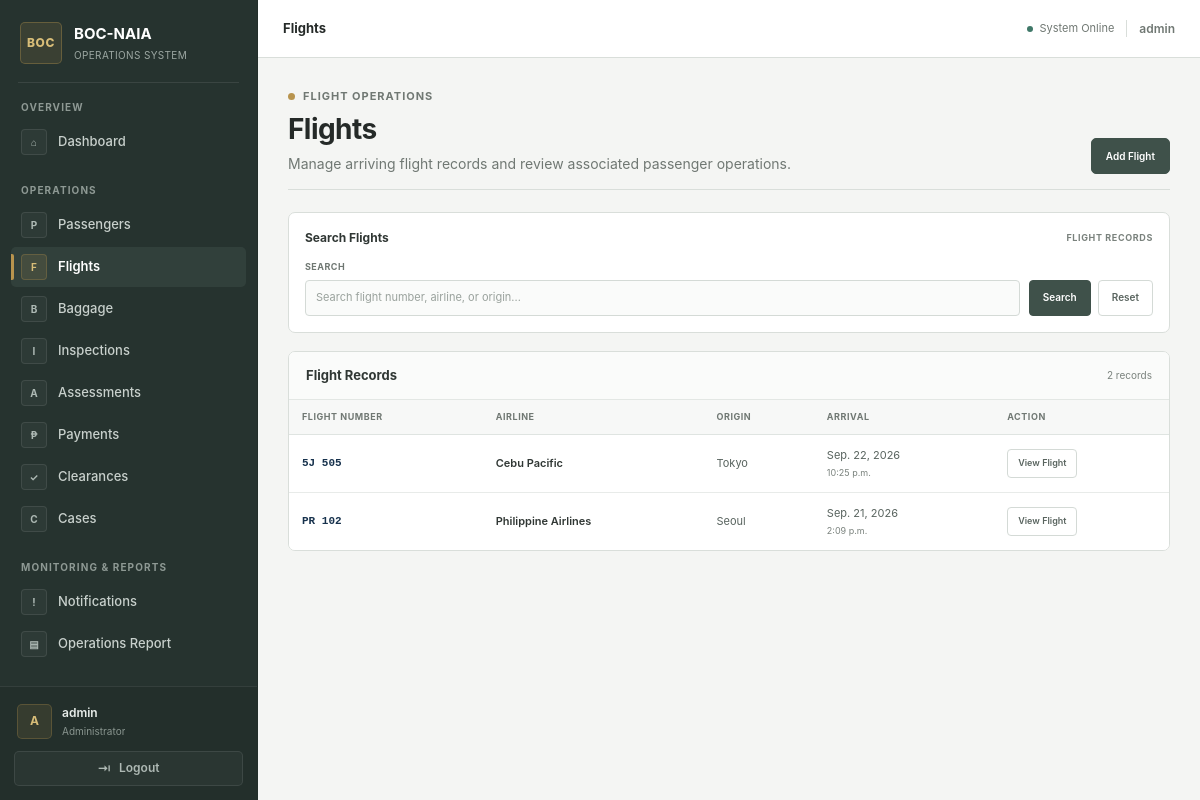
The page /passengers/flights/ (signed in) on the database its author committed.
### passengers/models.py (models this page shows, shortened)
class Flight(models.Model):
    flight_number = models.CharField(max_length=20)
    airline = models.CharField(max_length=100)
    origin = models.CharField(max_length=100)
    arrival_datetime = models.DateTimeField()
    created_at = models.DateTimeField(auto_now_add=True)

### passengers/views.py (the view)
# urls.py: path("flights/", views.flight_list, name="flight_list"),
@login_required
@permission_required(
    "passengers.view_flight",
    raise_exception=True,
)
def flight_list(request):
    flights = Flight.objects.all().order_by("-arrival_datetime")
    paginator = Paginator(flights, 20)
    page_number = request.GET.get("page")
    flights = paginator.get_page(page_number)
    return render(
        request,
        "passengers/flight_list.html",
        {
            "flights": flights,
        },
    )

### passengers/templates/passengers/flight_list.html (shortened to what this page needs)
{% extends "base.html" %}
{% block nav_flights %}active{% endblock %}
{% block page_heading %}Flights{% endblock %}
{% block content %}
<div class="flight-page">
    <div class="page-header">
        <div>
            <div class="eyebrow">
                <span class="eyebrow-mark"></span>
                Flight Operations
            </div>
            <h1 class="page-title">
                Flights
            </h1>
            <p class="page-subtitle">
                Manage arriving flight records and review associated passenger operations.
            </p>
        </div>
        <div class="header-actions">
            <a
                href="{% url 'flight_create' %}"
                class="button button-primary"
            >
                Add Flight
            </a>
        </div>
    </div>
    <section class="filter-panel">
        <div class="filter-header">
            <h2 class="filter-title">
                Search Flights
            </h2>
            <span class="filter-label">
                Flight Records
            </span>
        </div>
        <form method="get" class="filter-form">
            <div class="filter-field">
                <label for="flight-search">
                    Search
                </label>
                <input
                    id="flight-search"
                    type="text"
                    name="q"
                    value="{{ search }}"
                    placeholder="Search flight number, airline, or origin..."
                >
            </div>
            <div class="filter-actions">
                <button
                    type="submit"
                    class="filter-button"
                >
                    Search
                </button>
                <a
                    href="{% url 'flight_list' %}"
                    class="reset-button"
                >
                    Reset
                </a>
            </div>
        </form>
    </section>
    <section class="table-panel">
        <div class="table-header">
            <h2 class="table-title">
                Flight Records
            </h2>
            {% if flights.paginator %}
                <span class="record-count">
                    {{ flights.paginator.count }}
                    record{{ flights.paginator.count|pluralize }}
                </span>
            {% endif %}
        </div>
        <div class="table-wrapper">
            <table class="flight-table">
                <thead>
                    <tr>
                        <th>Flight Number</th>
                        <th>Airline</th>
                        <th>Origin</th>
                        <th>Arrival</th>
                        <th>Action</th>
                    </tr>
                </thead>
                <tbody>
                    {% for flight in flights %}
                        <tr>
                            <td>
                                <span class="flight-number">
                                    {{ flight.flight_number }}
                                </span>
                            </td>
                            <td>
                                <span class="airline">
                                    {{ flight.airline }}
                                </span>
                            </td>
                            <td>
                                {{ flight.origin }}
                            </td>
                            <td>
                                <div class="arrival-date">
                                    {{ flight.arrival_datetime|date:"M. j, Y" }}
                                </div>
                                <div class="arrival-time">
                                    {{ flight.arrival_datetime|date:"g:i a" }}
                                </div>
                            </td>
                            <td>
                                <a
                                    href="{% url 'flight_detail' flight.id %}"
                                    class="view-button"
                                >
                                    View Flight
                                </a>
                            </td>
                        </tr>
                    {% endfor %}
                </tbody>
            </table>
        </div>
    </section>
</div>
{% endblock %}

### templates/base.html (shortened to what this page needs)
{% load static %}
<!DOCTYPE html>
<html lang="en">
<head>
    <link rel="stylesheet" href="{% static 'css/app.css' %}?v=20261002">
</head>
<body>
<div class="app-shell">
    <aside class="sidebar" id="sidebar">
        <div class="sidebar-brand">
            <div class="brand-mark">
                BOC
            </div>
            <div class="brand-text">
                <strong>BOC-NAIA</strong>
                <span>Operations System</span>
            </div>
        </div>
        <div class="sidebar-divider"></div>
        <nav class="sidebar-navigation">
            <div class="nav-section">
                <span class="nav-section-title">
                    Overview
                </span>
                <a
                    href="{% url 'dashboard' %}"
                    class="nav-link {% block nav_dashboard %}{% endblock %}"
                >
                    <span class="nav-icon">⌂</span>
                    <span class="nav-label">Dashboard</span>
                </a>
            </div>
            <div class="nav-section">
                <span class="nav-section-title">
                    Operations
                </span>
                {% if perms.passengers.view_passenger %}
                <a
                    href="{% url 'passenger_list' %}"
                    class="nav-link {% block nav_passengers %}{% endblock %}"
                >
                    <span class="nav-icon">P</span>
                    <span class="nav-label">Passengers</span>
                </a>
                {% endif %}
                {% if perms.passengers.view_flight %}
                <a
                    href="{% url 'flight_list' %}"
                    class="nav-link {% block nav_flights %}{% endblock %}"
                >
                    <span class="nav-icon">F</span>
                    <span class="nav-label">Flights</span>
                </a>
                {% endif %}
                {% if perms.passengers.view_baggage %}
                <a
                    href="{% url 'baggage_list' %}"
                    class="nav-link {% block nav_baggage %}{% endblock %}"
                >
                    <span class="nav-icon">B</span>
                    <span class="nav-label">Baggage</span>
                </a>
                {% endif %}
                {% if perms.passengers.view_inspection %}
                <a
                    href="{% url 'inspection_list' %}"
                    class="nav-link {% block nav_inspections %}{% endblock %}"
                >
                    <span class="nav-icon">I</span>
                    <span class="nav-label">Inspections</span>
                </a>
                {% endif %}
                {% if perms.passengers.view_assessment %}
                <a
                    href="{% url 'assessment_list' %}"
                    class="nav-link {% block nav_assessments %}{% endblock %}"
                >
                    <span class="nav-icon">A</span>
                    <span class="nav-label">Assessments</span>
                </a>
                {% endif %}
                {% if perms.passengers.view_payment %}
                <a
                    href="{% url 'payment_list' %}"
                    class="nav-link {% block nav_payments %}{% endblock %}"
                >
                    <span class="nav-icon">₱</span>
                    <span class="nav-label">Payments</span>
                </a>
                {% endif %}
                {% if perms.passengers.view_clearance %}
                <a
                    href="{% url 'clearance_list' %}"
                    class="nav-link {% block nav_clearances %}{% endblock %}"
                >
                    <span class="nav-icon">✓</span>
                    <span class="nav-label">Clearances</span>
                </a>
                {% endif %}
                {% if perms.passengers.view_case %}
                <a
                    href="{% url 'case_list' %}"
                    class="nav-link {% block nav_cases %}{% endblock %}"
                >
                    <span class="nav-icon">C</span>
                    <span class="nav-label">Cases</span>
                </a>
                {% endif %}
            </div>
            <div class="nav-section">
                <span class="nav-section-title">Monitoring & Reports</span>
                <a
                    href="{% url 'notifications' %}"
                    class="nav-link {% block nav_notifications %}{% endblock %}"
                >
                    <span class="nav-icon">!</span>
                    <span>Notifications</span>
                </a>
                <a
                    href="{% url 'operations_report' %}"
                    class="nav-link {% block nav_operations_report %}{% endblock %}"
                >
                    <span class="nav-icon">▤</span>
                    <span>Operations Report</span>
                </a>
            </div>
        </nav>
        <div class="sidebar-footer">
            <div class="user-profile">
                <div class="user-avatar">
                    {{ request.user.username|first|upper }}
                </div>
                <div class="user-information">
                    <strong>
                        {% if request.user.get_full_name %}
                            {{ request.user.get_full_name }}
                        {% else %}
                            {{ request.user.username }}
                        {% endif %}
                    </strong>
                    <span>
                        {% if request.user.is_superuser %}
                            Administrator
                        {% endif %}
                    </span>
                </div>
            </div>
            <form
                method="post"
                action="{% url 'logout' %}"
                class="logout-form"
            >
                <button
                    type="submit"
                    class="logout-button"
                >
                    <span class="logout-icon">⇥</span>
                    <span>Logout</span>
                </button>
            </form>
        </div>
    </aside>
    <div class="main-wrapper">
        <header class="topbar">
            <div class="topbar-title">
                {% block page_heading %}{% endblock %}
            </div>
            <div class="topbar-right">
                <div class="topbar-status">
                    <span class="status-dot"></span>
                    <span>System Online</span>
                </div>
                <span class="topbar-user">
                    {{ request.user.username }}
                </span>
            </div>
        </header>
        <main class="main-content">
            {% block content %}{% endblock %}
        </main>
    </div>
</div>
</body>
</html>

### passengers/templates/passengers/flight_list.html (style rules this page uses)
.flight-page { max-width: 1250px; margin: 0 auto; }
.page-header { display: flex; align-items: flex-end; justify-content: space-between; gap: 20px; margin-bottom: 22px; }
.eyebrow { display: flex; align-items: center; gap: 8px; margin-bottom: 8px; color: #707873; font-size: 11px; font-weight: 700; letter-spacing: .09em; text-transform: uppercase; }
.eyebrow-mark { width: 7px; height: 7px; background: #b8944e; border-radius: 50%; }
.page-title { margin: 0; color: #252a28; font-size: 28px; line-height: 1.2; letter-spacing: -.02em; }
.page-subtitle { margin: 7px 0 0; color: #707873; font-size: 14px; line-height: 1.5; }
.header-actions { display: flex; align-items: center; gap: 8px; }
.button { display: inline-flex; align-items: center; justify-content: center; min-height: 36px; padding: 0 14px; border-radius: 5px; font-size: 10px; font-weight: 600; text-decoration: none; transition: background-color .18s ease, border-color .18s ease, transform .18s ease; }
.button-primary { background: #3f514a; border: 1px solid #3f514a; color: #fff; }
.filter-panel { margin-bottom: 18px; padding: 16px; background: #fff; border: 1px solid #d9deda; border-radius: 7px; animation: panelIn .35s ease both; }
.filter-header { display: flex; align-items: center; justify-content: space-between; gap: 12px; margin-bottom: 13px; }
.filter-title { margin: 0; color: #303734; font-size: 12px; font-weight: 700; }
.filter-label { color: #7a827d; font-size: 9px; font-weight: 700; letter-spacing: .07em; text-transform: uppercase; }
.filter-form { display: grid; grid-template-columns: minmax(240px, 1fr) auto; align-items: end; gap: 9px; }
.filter-field label { display: block; margin-bottom: 6px; color: #707873; font-size: 9px; font-weight: 700; letter-spacing: .05em; text-transform: uppercase; }
.filter-field input { width: 100%; box-sizing: border-box; min-height: 36px; padding: 0 10px; background: #fafbfa; border: 1px solid #d4dad6; border-radius: 4px; color: #303734; font: inherit; font-size: 11px; outline: none; transition: background-color .18s ease, border-color .18s ease, box-shadow .18s ease; }
.filter-actions { display: flex; gap: 7px; }
.filter-button, .reset-button { display: inline-flex; align-items: center; justify-content: center; min-height: 36px; padding: 0 13px; border-radius: 4px; font-size: 10px; font-weight: 600; text-decoration: none; cursor: pointer; white-space: nowrap; }
.filter-button { background: #3f514a; border: 1px solid #3f514a; color: #fff; }
.reset-button { background: #fff; border: 1px solid #d4dad6; color: #59645f; }
.table-panel { background: #fff; border: 1px solid #d9deda; border-radius: 7px; overflow: hidden; animation: panelIn .4s ease both; animation-delay: .04s; }
.table-header { display: flex; align-items: center; justify-content: space-between; gap: 12px; padding: 14px 17px; background: #fafbfa; border-bottom: 1px solid #e3e7e4; }
.table-title { margin: 0; color: #303734; font-size: 13px; font-weight: 700; }
.record-count { color: #7a827d; font-size: 10px; }
.table-wrapper { width: 100%; overflow-x: auto; }
.flight-table { width: 100%; min-width: 850px; border-collapse: collapse; }
.flight-table th { padding: 10px 13px; background: #f7f8f7; border-bottom: 1px solid #dfe4e1; color: #707873; font-size: 9px; font-weight: 700; letter-spacing: .06em; text-align: left; text-transform: uppercase; white-space: nowrap; }
.flight-table td { padding: 12px 13px; border-bottom: 1px solid #e8ebe9; color: #59645f; font-size: 11px; vertical-align: middle; }
.flight-table tbody tr { transition: background-color .15s ease; }
.flight-table tbody tr:last-child td { border-bottom: 0; }
.flight-number { color: #17324d; font-family: "SFMono-Regular", Consolas, "Liberation Mono", monospace; font-size: 11px; font-weight: 700; white-space: nowrap; }
.airline { color: #303734; font-weight: 600; }
.arrival-date { white-space: nowrap; }
.arrival-time { margin-top: 3px; color: #7a827d; font-size: 9px; }
.view-button { display: inline-flex; align-items: center; justify-content: center; min-height: 29px; padding: 0 10px; background: #fff; border: 1px solid #d4dad6; border-radius: 4px; color: #59645f; font-size: 9px; font-weight: 600; text-decoration: none; transition: background-color .16s ease, border-color .16s ease, color .16s ease; }

### rows shown on the page
Flight: flight_number "5J 505", airline "Cebu Pacific", origin "Tokyo", arrival_datetime "Sep. 22, 2026", arrival_datetime "10:25 p.m."
Flight: flight_number "PR 102", airline "Philippine Airlines", origin "Seoul", arrival_datetime "Sep. 21, 2026", arrival_datetime "2:09 p.m."

### other values the page prints
{{ request.user.username|first|upper }} "A"
{{ request.user.username }} "admin"
{{ flights.paginator.count }} "2"
